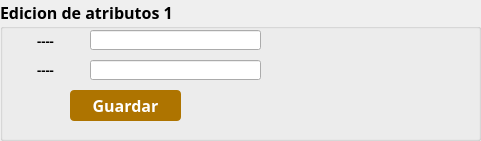
        <widget class="QgsCollapsibleGroupBox" name="mGroupBox_8">
         <property name="geometry">
          <rect>
           <x>10</x>
           <y>150</y>
           <width>481</width>
           <height>141</height>
          </rect>
         </property>
         <property name="minimumSize">
          <size>
           <width>481</width>
           <height>141</height>
          </size>
         </property>
         <property name="maximumSize">
          <size>
           <width>481</width>
           <height>141</height>
          </size>
         </property>
         <property name="font">
          <font>
           <family>Century Gothic</family>
           <pointsize>12</pointsize>
           <weight>75</weight>
           <bold>true</bold>
          </font>
         </property>
         <property name="title">
          <string>Edicion de atributos 1</string>
         </property>
         <property name="alignment">
          <set>Qt::AlignLeading|Qt::AlignLeft|Qt::AlignTop</set>
         </property>
         <property name="flat">
          <bool>false</bool>
         </property>
         <property name="checkable">
          <bool>false</bool>
         </property>
         <widget class="QPushButton" name="btnGuardar">
          <property name="geometry">
           <rect>
            <x>70</x>
            <y>90</y>
            <width>111</width>
            <height>31</height>
           </rect>
          </property>
          <property name="font">
           <font>
            <weight>75</weight>
            <bold>true</bold>
           </font>
          </property>
          <property name="styleSheet">
           <string notr="true">QPushButton{
background : rgb(174, 116, 0);
color : rgb(255, 255, 255);
border-radius : 4px;
}
QPushButton::hover{
background : rgb(104, 69, 13);
color : rgb(255, 255, 255);
border-radius : 4px;
}
QPushButton:disabled {
background: rgb(217, 217, 217)
}</string>
          </property>
          <property name="text">
           <string>Guardar</string>
          </property>
         </widget>
         <widget class="QLineEdit" name="fldPredio">
          <property name="geometry">
           <rect>
            <x>90</x>
            <y>30</y>
            <width>171</width>
            <height>20</height>
           </rect>
          </property>
         </widget>
         <widget class="QLineEdit" name="fldConst">
          <property name="geometry">
           <rect>
            <x>90</x>
            <y>60</y>
            <width>171</width>
            <height>20</height>
           </rect>
          </property>
         </widget>
         <widget class="QWidget" name="layoutWidget">
          <property name="geometry">
           <rect>
            <x>0</x>
            <y>30</y>
            <width>91</width>
            <height>51</height>
           </rect>
          </property>
          <layout class="QVBoxLayout" name="verticalLayout">
           <item>
            <widget class="QLabel" name="label_26">
             <property name="font">
              <font>
               <family>Century Gothic</family>
               <pointsize>10</pointsize>
              </font>
             </property>
             <property name="text">
              <string>&lt;html&gt;&lt;head/&gt;&lt;body&gt;&lt;p align=&quot;center&quot;&gt;----&lt;/p&gt;&lt;/body&gt;&lt;/html&gt;</string>
             </property>
            </widget>
           </item>
           <item>
            <widget class="QLabel" name="label_27">
             <property name="font">
              <font>
               <family>Century Gothic</family>
               <pointsize>10</pointsize>
              </font>
             </property>
             <property name="text">
              <string>&lt;html&gt;&lt;head/&gt;&lt;body&gt;&lt;p align=&quot;center&quot;&gt;----&lt;/p&gt;&lt;/body&gt;&lt;/html&gt;</string>
             </property>
            </widget>
           </item>
          </layout>
         </widget>
        </widget>
